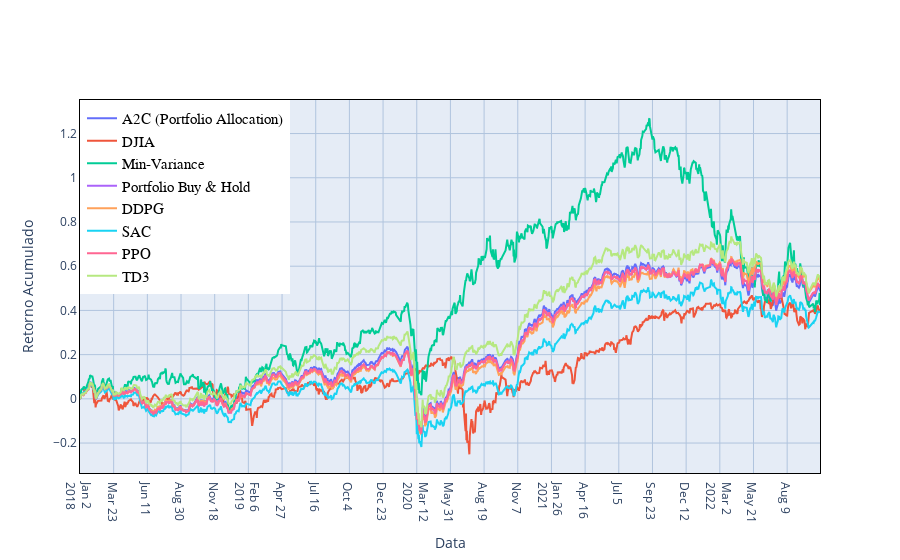

The cell this chart's notebook holds for it:
### Code cell
fig = go.Figure()
fig.add_trace(trace0_portfolio)
fig.add_trace(trace1_portfolio)
fig.add_trace(trace2_portfolio)
fig.add_trace(trace3_portfolio)
fig.add_trace(trace4_portfolio)
fig.add_trace(trace5_portfolio)
fig.add_trace(trace6_portfolio)
fig.add_trace(trace7_portfolio)




fig.update_layout(
    legend=dict(
        x=0,
        y=1,
        traceorder="normal",
        font=dict(
            family="arial",
            size=15,
            color="black"
        ),
        bgcolor="White",
        bordercolor="white",
        borderwidth=2
        
    ),
)
#fig.update_layout(legend_orientation="h")
fig.update_layout(title={
        #'text': "Cumulative Return using FinRL",
        'y':0.85,
        'x':0.85,
        'xanchor': 'center',
        'yanchor': 'top'})
#with Transaction cost
#fig.update_layout(title =  'Quarterly Trade Date')
fig.update_layout(
#    margin=dict(l=20, r=20, t=20, b=20),

    #paper_bgcolor='rgba(1,1,0,0)',
    #paper_bgcolor='rgb(255,1,0)',
    #plot_bgcolor='rgba(1, 1, 0, 0)',
    xaxis_title="Data",
    yaxis_title="Retorno Acumulado",

    xaxis={'type': 'date', 
       'tick0': time_ind[0], 
        'tickmode': 'linear', 
       'dtick': 86400000.0 *80}

)
fig.update_xaxes(showline=True,linecolor='black',showgrid=True, gridwidth=1, gridcolor='LightSteelBlue',mirror=True)
fig.update_yaxes(showline=True,linecolor='black',showgrid=True, gridwidth=1, gridcolor='LightSteelBlue',mirror=True)
fig.update_yaxes(zeroline=True, zerolinewidth=1, zerolinecolor='LightSteelBlue')

fig.show()

### Figure 1 — Plotly figure (JSON) as saved in the notebook; plotly's stock layout.template omitted (floating-point values rounded to 4 significant figures; data arrays with more than 128 entries replaced by an {"elided": "..."} marker saying what was removed)
{"data": [{"mode": "lines", "name": "A2C (Portfolio Allocation)", "type": "scatter", "x": {"elided": "1072 str values"}, "y": {"elided": "1072 float values"}}, {"mode": "lines", "name": "DJIA", "type": "scatter", "x": {"elided": "1072 str values"}, "y": {"elided": "1214 float values"}}, {"mode": "lines", "name": "Min-Variance", "type": "scatter", "x": {"elided": "1072 str values"}, "y": {"elided": "1072 float values"}}, {"mode": "lines", "name": "Portfolio Buy & Hold", "type": "scatter", "x": {"elided": "1072 str values"}, "y": {"elided": "1072 float values"}}, {"mode": "lines", "name": "DDPG", "type": "scatter", "x": {"elided": "1072 str values"}, "y": {"elided": "1072 float values"}}, {"mode": "lines", "name": "SAC", "type": "scatter", "x": {"elided": "1072 str values"}, "y": {"elided": "1072 float values"}}, {"mode": "lines", "name": "PPO", "type": "scatter", "x": {"elided": "1072 str values"}, "y": {"elided": "1072 float values"}}, {"mode": "lines", "name": "TD3", "type": "scatter", "x": {"elided": "1072 str values"}, "y": {"elided": "1072 float values"}}], "layout": {"legend": {"bgcolor": "White", "bordercolor": "white", "borderwidth": 2, "font": {"color": "black", "family": "arial", "size": 15}, "traceorder": "normal", "x": 0, "y": 1}, "title": {"x": 0.85, "xanchor": "center", "y": 0.85, "yanchor": "top"}, "xaxis": {"dtick": 6912000000, "gridcolor": "LightSteelBlue", "gridwidth": 1, "linecolor": "black", "mirror": true, "showgrid": true, "showline": true, "tick0": "2018-01-02T00:00:00", "tickmode": "linear", "title": {"text": "Data"}, "type": "date"}, "yaxis": {"gridcolor": "LightSteelBlue", "gridwidth": 1, "linecolor": "black", "mirror": true, "showgrid": true, "showline": true, "title": {"text": "Retorno Acumulado"}, "zeroline": true, "zerolinecolor": "LightSteelBlue", "zerolinewidth": 1}}}
